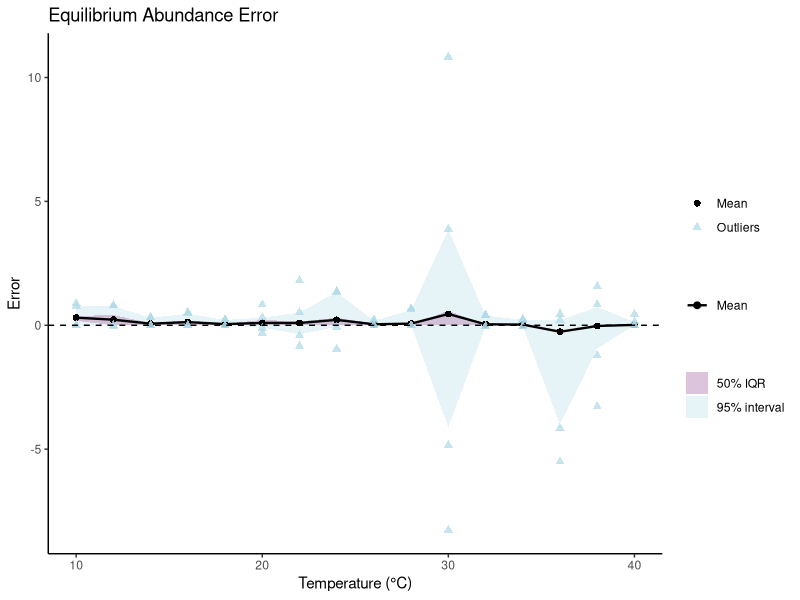
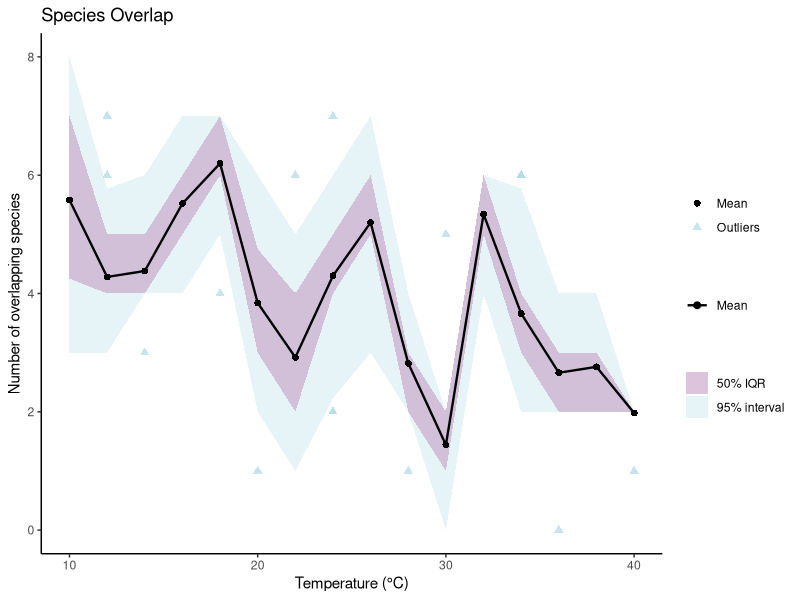
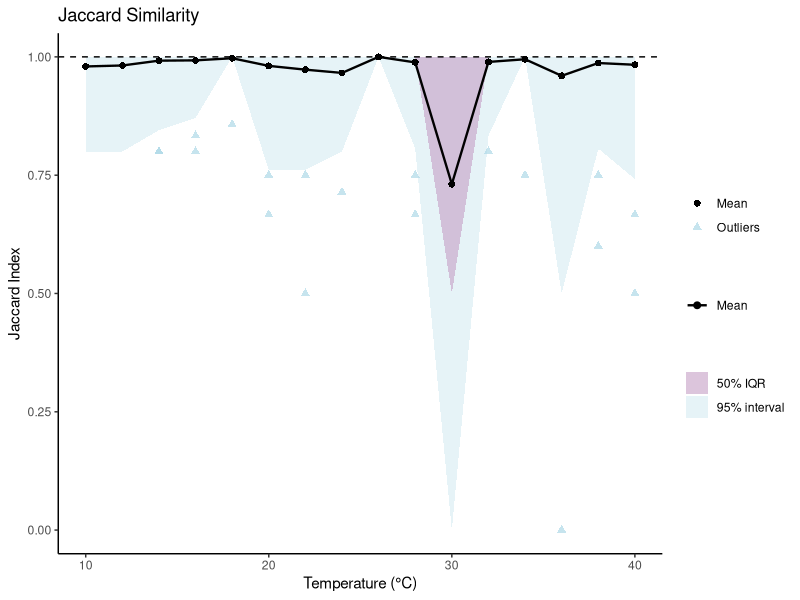
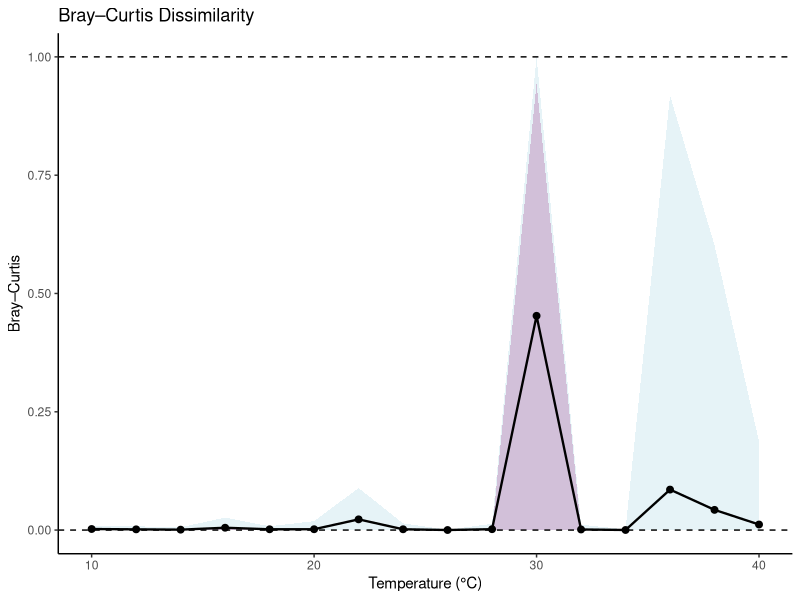
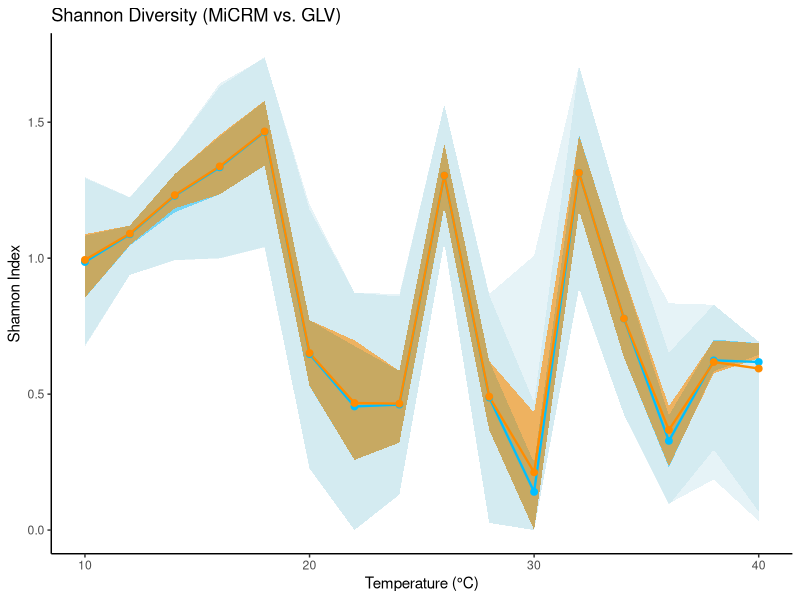

Here is the R script that generated these plots, in order: (Note: this script raises an error after producing the figures.)
install.packages("tidyverse")

library(tidyverse)
library(ggplot2)

setwd("C:/Users/Chan Li/OneDrive - Imperial College London/Third Year/FYP/Code-related/final_year_project/temp_abundance")
getwd()

# ─── 1) Load & preprocess ───────────────────────────────────────────────────
df <- read_csv("output/metrics_N50.csv") %>%
  mutate(T_C = T_K - 273.15)

df_traj <- read_csv("output/traj_N50.csv") %>%
  mutate(T_C = T_K - 273.15)


# Equilibrium abundance error


df_err <- df %>%
  group_by(T_C) %>%
  summarise(
    mean   = mean(ErrEqAb,      na.rm = TRUE),
    p25    = quantile(ErrEqAb, 0.25, na.rm = TRUE),
    p75    = quantile(ErrEqAb, 0.75, na.rm = TRUE),
    low95  = quantile(ErrEqAb, 0.025, na.rm = TRUE),
    high95 = quantile(ErrEqAb, 0.975, na.rm = TRUE)
  ) %>%
  ungroup()

# Identify outliers per T_C
df_out <- df %>%
  group_by(T_C) %>%
  filter(ErrEqAb < quantile(ErrEqAb, 0.025, na.rm = TRUE) |
           ErrEqAb > quantile(ErrEqAb, 0.975, na.rm = TRUE)) %>%
  ungroup()

# Plot with explicit legends
p1 <- ggplot() +
  # 95% interval
  geom_ribbon(data = df_err,
              aes(x = T_C, ymin = low95, ymax = high95, fill = "95% interval"),
              alpha = 0.3) +
  # 50% IQR
  geom_ribbon(data = df_err,
              aes(x = T_C, ymin = p25, ymax = p75, fill = "50% IQR"),
              alpha = 0.6) +
  # Mean line
  geom_line(data = df_err,
            aes(x = T_C, y = mean, color = "Mean"),
            size = 0.8) +
  geom_point(data = df_err,
             aes(x = T_C, y = mean, shape = "Mean", color = "Mean"),
             size = 2) +
  # Outliers
  geom_point(data = df_out,
             aes(x = T_C, y = ErrEqAb, shape = "Outliers"),
             color = "lightblue", size = 2, alpha = 0.7) +
  # Reference line
  geom_hline(yintercept = 0, linetype = "dashed") +
  # Manual scales so we get one legend
  scale_fill_manual(name = "", values = c("50% IQR" = "#c49ec4", "95% interval" = "lightblue")) +
  scale_color_manual(name = "", values = c("Mean" = "black")) +
  scale_shape_manual(name = "", values = c("Mean" = 16, "Outliers" = 17)) +
  theme_classic() +
  labs(
    title = "Equilibrium Abundance Error",
    x     = "Temperature (°C)",
    y     = "Error"
  )

# Display:
print(p1)



# Summarise
df_ov <- df %>%
  group_by(T_C) %>%
  summarise(
    mean   = mean(overlap,      na.rm = TRUE),
    p25    = quantile(overlap, 0.25, na.rm = TRUE),
    p75    = quantile(overlap, 0.75, na.rm = TRUE),
    low95  = quantile(overlap, 0.025, na.rm = TRUE),
    high95 = quantile(overlap, 0.975, na.rm = TRUE)
  ) %>% ungroup()

# Outliers
df_ov_out <- df %>%
  group_by(T_C) %>%
  filter(overlap < quantile(overlap, 0.025, na.rm=TRUE) |
           overlap > quantile(overlap, 0.975, na.rm=TRUE)) %>%
  ungroup()

# Plot
p2 <- ggplot() +
  geom_ribbon(data = df_ov,
              aes(x = T_C, ymin = low95, ymax = high95, fill = "95% interval"),
              alpha = 0.3) +
  geom_ribbon(data = df_ov,
              aes(x = T_C, ymin = p25, ymax = p75, fill = "50% IQR"),
              alpha = 0.6) +
  geom_line(data = df_ov,
            aes(x = T_C, y = mean, color = "Mean"),
            size = 0.8) +
  geom_point(data = df_ov,
             aes(x = T_C, y = mean, shape = "Mean", color = "Mean"),
             size = 2) +
  geom_point(data = df_ov_out,
             aes(x = T_C, y = overlap, shape = "Outliers"),
             color = "lightblue", size = 2, alpha = 0.7) +
  scale_fill_manual(name = "", values = c("50% IQR" = "#c49ec4", "95% interval" = "lightblue")) +
  scale_color_manual(name = "", values = c("Mean" = "black")) +
  scale_shape_manual(name = "", values = c("Mean" = 16, "Outliers" = 17)) +
  theme_classic() +
  labs(
    title = "Species Overlap",
    x     = "Temperature (°C)",
    y     = "Number of overlapping species"
  )
print(p2)



# Summarise
df_j <- df %>%
  group_by(T_C) %>%
  summarise(
    mean   = mean(jaccard,      na.rm = TRUE),
    p25    = quantile(jaccard, 0.25, na.rm = TRUE),
    p75    = quantile(jaccard, 0.75, na.rm = TRUE),
    low95  = quantile(jaccard, 0.025, na.rm = TRUE),
    high95 = quantile(jaccard, 0.975, na.rm = TRUE)
  ) %>% ungroup()

# Outliers
df_j_out <- df %>%
  group_by(T_C) %>%
  filter(jaccard < quantile(jaccard, 0.025, na.rm=TRUE) |
           jaccard > quantile(jaccard, 0.975, na.rm=TRUE)) %>%
  ungroup()

# Plot
p3 <- ggplot() +
  geom_ribbon(data = df_j,
              aes(x = T_C, ymin = low95, ymax = high95, fill = "95% interval"),
              alpha = 0.3) +
  geom_ribbon(data = df_j,
              aes(x = T_C, ymin = p25, ymax = p75, fill = "50% IQR"),
              alpha = 0.6) +
  geom_line(data = df_j,
            aes(x = T_C, y = mean, color = "Mean"),
            size = 0.8) +
  geom_point(data = df_j,
             aes(x = T_C, y = mean, shape = "Mean", color = "Mean"),
             size = 2) +
  geom_point(data = df_j_out,
             aes(x = T_C, y = jaccard, shape = "Outliers"),
             color = "lightblue", size = 2, alpha = 0.7) +
  scale_fill_manual(name = "", values = c("50% IQR" = "#c49ec4", "95% interval" = "lightblue")) +
  scale_color_manual(name = "", values = c("Mean" = "black")) +
  scale_shape_manual(name = "", values = c("Mean" = 16, "Outliers" = 17)) +
  geom_hline(yintercept = 1.0, linetype = "dashed") +
  theme_classic() +
  labs(
    title = "Jaccard Similarity",
    x     = "Temperature (°C)",
    y     = "Jaccard Index"
  )
print(p3)



df_bc <- df %>%
  group_by(T_C) %>%
  summarise(
    mean   = mean(bray_curtis),
    p25    = quantile(bray_curtis, 0.25),
    p75    = quantile(bray_curtis, 0.75),
    low95  = quantile(bray_curtis, 0.025),
    high95 = quantile(bray_curtis, 0.975)
  )

ggplot(df_bc, aes(x = T_C)) +
  geom_ribbon(aes(ymin = low95, ymax = high95),
              fill = "lightblue", alpha = 0.3) +
  geom_ribbon(aes(ymin = p25,  ymax = p75),
              fill = "#c49ec4", alpha = 0.6) +
  geom_line(aes(y = mean), size = 0.8) +
  geom_point(aes(y = mean), size = 2) +
  geom_hline(yintercept = 0, linetype = "dashed") +
  geom_hline(yintercept = 1, linetype = "dashed") +
  theme_classic() +
  labs(
    title = "Bray–Curtis Dissimilarity",
    x     = "Temperature (°C)",
    y     = "Bray–Curtis"
  )


df_sh <- df %>%
  group_by(T_C) %>%
  summarise(
    m_mi    = mean(shannon_mi),
    p25_mi  = quantile(shannon_mi, 0.25),
    p75_mi  = quantile(shannon_mi, 0.75),
    low95_mi= quantile(shannon_mi, 0.025),
    high95_mi=quantile(shannon_mi, 0.975),
    m_lv    = mean(shannon_lv),
    p25_lv  = quantile(shannon_lv, 0.25),
    p75_lv  = quantile(shannon_lv, 0.75),
    low95_lv= quantile(shannon_lv, 0.025),
    high95_lv=quantile(shannon_lv, 0.975)
  )

ggplot(df_sh, aes(x = T_C)) +
  # MiCRM band
  geom_ribbon(aes(ymin = low95_mi, ymax = high95_mi),
              fill = "lightblue", alpha = 0.3) +
  geom_ribbon(aes(ymin = p25_mi,  ymax = p75_mi),
              fill = "#00bfff", alpha = 0.6) +
  # GLV band
  geom_ribbon(aes(ymin = low95_lv, ymax = high95_lv),
              fill = "lightblue", alpha = 0.3) +
  geom_ribbon(aes(ymin = p25_lv,  ymax = p75_lv),
              fill = "#ff8c00", alpha = 0.6) +
  # Lines
  geom_line(aes(y = m_mi), color = "#00bfff", size = 0.8) +
  geom_line(aes(y = m_lv), color = "#ff8c00", size = 0.8) +
  geom_point(aes(y = m_mi), color = "#00bfff", size = 2) +
  geom_point(aes(y = m_lv), color = "#ff8c00", size = 2) +
  theme_classic() +
  labs(
    title = "Shannon Diversity (MiCRM vs. GLV)",
    x     = "Temperature (°C)",
    y     = "Shannon Index",
    color = ""
  )


# Stability overlay
df_stab <- df %>%
  group_by(T_C) %>%
  summarise(
    m_mi    = mean(stab_mi),
    p25_mi  = quantile(stab_mi, 0.25),
    p75_mi  = quantile(stab_mi, 0.75),
    low95_mi= quantile(stab_mi, 0.025),
    high95_mi=quantile(stab_mi, 0.975),
    m_lv    = mean(stab_glv),
    p25_lv  = quantile(stab_glv, 0.25),
    p75_lv  = quantile(stab_glv, 0.75),
    low95_lv= quantile(stab_glv, 0.025),
    high95_lv=quantile(stab_glv, 0.975)
  )

ggplot(df_stab, aes(x = T_C)) +
  geom_ribbon(aes(ymin = low95_mi, ymax = high95_mi),
              fill = "#87cefa", alpha = 0.3) +
  geom_ribbon(aes(ymin = p25_mi,  ymax = p75_mi),
              fill = "#00bfff", alpha = 0.6) +
  geom_ribbon(aes(ymin = low95_lv, ymax = high95_lv),
              fill = "#ffe4b5", alpha = 0.3) +
  geom_ribbon(aes(ymin = p25_lv,  ymax = p75_lv),
              fill = "#ff8c00", alpha = 0.6) +
  geom_line(aes(y = m_mi), color = "#00bfff", size = 0.8) +
  geom_line(aes(y = m_lv), color = "#ff8c00", size = 0.8) +
  geom_point(aes(y = m_mi), color = "#00bfff", size = 2) +
  geom_point(aes(y = m_lv), color = "#ff8c00", size = 2) +
  theme_classic() +
  labs(
    title = "Stability (MiCRM vs. GLV)",
    x     = "Temperature (°C)",
    y     = "Leading Eigenvalue"
  )

# Absolute Stability Error
df_absstab <- df %>%
  group_by(T_C) %>%
  summarise(
    mean   = mean(abs_stab_err),
    p25    = quantile(abs_stab_err, 0.25),
    p75    = quantile(abs_stab_err, 0.75),
    low95  = quantile(abs_stab_err, 0.025),
    high95 = quantile(abs_stab_err, 0.975)
  )

ggplot(df_absstab, aes(x = T_C)) +
  geom_ribbon(aes(ymin = low95, ymax = high95),
              fill = "lightblue", alpha = 0.3) +
  geom_ribbon(aes(ymin = p25,  ymax = p75),
              fill = "#c49ec4", alpha = 0.6) +
  geom_line(aes(y = mean), size = 0.8) +
  geom_point(aes(y = mean), size = 2) +
  theme_classic() +
  labs(
    title = "Absolute Stability Error",
    x     = "Temperature (°C)",
    y     = "Error"
  )


# Reactivity overlay
df_react <- df %>%
  group_by(T_C) %>%
  summarise(
    m_mi    = mean(react_mi),
    p25_mi  = quantile(react_mi, 0.25),
    p75_mi  = quantile(react_mi, 0.75),
    low95_mi= quantile(react_mi, 0.025),
    high95_mi=quantile(react_mi, 0.975),
    m_lv    = mean(react_glv),
    p25_lv  = quantile(react_glv, 0.25),
    p75_lv  = quantile(react_glv, 0.75),
    low95_lv= quantile(react_glv, 0.025),
    high95_lv=quantile(react_glv, 0.975)
  )

ggplot(df_react, aes(x = T_C)) +
  geom_ribbon(aes(ymin = low95_mi, ymax = high95_mi),
              fill = "#87cefa", alpha = 0.3) +
  geom_ribbon(aes(ymin = p25_mi,  ymax = p75_mi),
              fill = "#00bfff", alpha = 0.6) +
  geom_ribbon(aes(ymin = low95_lv, ymax = high95_lv),
              fill = "#ffe4b5", alpha = 0.3) +
  geom_ribbon(aes(ymin = p25_lv,  ymax = p75_lv),
              fill = "#ff8c00", alpha = 0.6) +
  geom_line(aes(y = m_mi), color = "#00bfff", size = 0.8) +
  geom_line(aes(y = m_lv), color = "#ff8c00", size = 0.8) +
  geom_point(aes(y = m_mi), color = "#00bfff", size = 2) +
  geom_point(aes(y = m_lv), color = "#ff8c00", size = 2) +
  theme_classic() +
  labs(
    title = "Reactivity (MiCRM vs. GLV)",
    x     = "Temperature (°C)",
    y     = "Hermitian Leading Eigenvalue"
  )

# Absolute Reactivity Error
df_absreact <- df %>%
  group_by(T_C) %>%
  summarise(
    mean   = mean(abs_react_err),
    p25    = quantile(abs_react_err, 0.25),
    p75    = quantile(abs_react_err, 0.75),
    low95  = quantile(abs_react_err, 0.025),
    high95 = quantile(abs_react_err, 0.975)
  )

ggplot(df_absreact, aes(x = T_C)) +
  geom_ribbon(aes(ymin = low95, ymax = high95),
              fill = "lightblue", alpha = 0.3) +
  geom_ribbon(aes(ymin = p25,  ymax = p75),
              fill = "#c49ec4", alpha = 0.6) +
  geom_line(aes(y = mean), size = 0.8) +
  geom_point(aes(y = mean), size = 2) +
  theme_classic() +
  labs(
    title = "Absolute Reactivity Error",
    x     = "Temperature (°C)",
    y     = "Error"
  )


# Hessian norm
df_hess <- df %>%
  group_by(T_C) %>%
  summarise(
    mean   = mean(hessian_norm),
    p25    = quantile(hessian_norm, 0.25),
    p75    = quantile(hessian_norm, 0.75),
    low95  = quantile(hessian_norm, 0.025),
    high95 = quantile(hessian_norm, 0.975)
  )

ggplot(df_hess, aes(x = T_C)) +
  geom_ribbon(aes(ymin = low95, ymax = high95),
              fill = "lightblue", alpha = 0.3) +
  geom_ribbon(aes(ymin = p25,  ymax = p75),
              fill = "#c49ec4", alpha = 0.6) +
  geom_line(aes(y = mean), size = 0.8) +
  geom_point(aes(y = mean), size = 2) +
  theme_classic() +
  labs(
    title = "Hessian Frobenius Norm",
    x     = "Temperature (°C)",
    y     = "||H||"
  )

# Non-normality
df_nn <- df %>%
  group_by(T_C) %>%
  summarise(
    mean   = mean(non_normality),
    p25    = quantile(non_normality, 0.25),
    p75    = quantile(non_normality, 0.75),
    low95  = quantile(non_normality, 0.025),
    high95 = quantile(non_normality, 0.975)
  )

ggplot(df_nn, aes(x = T_C)) +
  geom_ribbon(aes(ymin = low95, ymax = high95),
              fill = "lightblue", alpha = 0.3) +
  geom_ribbon(aes(ymin = p25,  ymax = p75),
              fill = "#c49ec4", alpha = 0.6) +
  geom_line(aes(y = mean), size = 0.8) +
  geom_point(aes(y = mean), size = 2) +
  theme_classic() +
  labs(
    title = "Matrix Non-normality",
    x     = "Temperature (°C)",
    y     = "||[J, Jᵀ]||"
  )


# Epsilon
df_eps <- df %>%
  group_by(T_C) %>%
  summarise(
    med    = median(epsilon),
    p25    = quantile(epsilon, 0.25),
    p75    = quantile(epsilon, 0.75),
    low95  = quantile(epsilon, 0.025),
    high95 = quantile(epsilon, 0.975)
  )

ggplot(df_eps, aes(x = T_C)) +
  # 95% CI ribbon
  geom_ribbon(aes(ymin = low95, ymax = high95, fill = "95% CI"), alpha = 0.3) +
  # IQR ribbon
  geom_ribbon(aes(ymin = p25, ymax = p75, fill = "IQR"), alpha = 0.6) +
  # Median line and points
  geom_line(aes(y = med, color = "Median"), size = 0.8) +
  geom_point(aes(y = med, color = "Median"), size = 2) +
  # Reference line at 1
  geom_hline(yintercept = 1, linetype = "dashed", color = "grey40") +
  # Custom color/fill scales
  scale_fill_manual(
    name = "Shaded areas",
    values = c(
      "95% CI" = "lightblue",
      "IQR"    = "#c49ec4"
    )
  ) +
  scale_color_manual(
    name = "Line",
    values = c(
      "Median" = "black"  # dark blue for visibility
    )
  ) +
  # Theme and formatting
  theme_classic() +
  labs(
    title = "Consumer-resource timescale separation",
    x     = "Temperature (°C)",
    y     = expression(epsilon)
  ) +
  theme(
    plot.title = element_text(hjust = 0.5, size = 20, face = "bold"),
    axis.title = element_text(size = 16),
    axis.text  = element_text(size = 14),
    legend.title = element_text(size = 14),
    legend.text  = element_text(size = 12),
    legend.position = c(0.75, 0.8),
    legend.background = element_rect(fill = alpha("white", 0.7), color = NA)
  )


# Log10(ε/t_eq)
df_loge <- df %>%
  group_by(T_C) %>%
  summarise(
    mean   = mean(log10_eps_t_eq),
    p25    = quantile(log10_eps_t_eq, 0.25),
    p75    = quantile(log10_eps_t_eq, 0.75),
    low95  = quantile(log10_eps_t_eq, 0.025),
    high95 = quantile(log10_eps_t_eq, 0.975)
  )

ggplot(df_loge, aes(x = T_C)) +
  geom_ribbon(aes(ymin = low95, ymax = high95),
              fill = "lightblue", alpha = 0.3) +
  geom_ribbon(aes(ymin = p25,  ymax = p75),
              fill = "#c49ec4", alpha = 0.6) +
  geom_line(aes(y = mean), size = 0.8) +
  geom_point(aes(y = mean), size = 2) +
  theme_classic() +
  labs(
    title = "Log₁₀(ε / t_eq)",
    x     = "Temperature (°C)",
    y     = "log10(ε / t_eq)"
  )



# timescale separation tauC and tauR 


df_tau <- df %>%
  group_by(T_C) %>%
  summarise(
    medC    = median(tau_C),
    p25C    = quantile(tau_C, 0.25),
    p75C    = quantile(tau_C, 0.75),
    low90C  = quantile(tau_C, 0.05),
    high90C = quantile(tau_C, 0.95),
    
    medR    = median(tau_R),
    p25R    = quantile(tau_R, 0.25),
    p75R    = quantile(tau_R, 0.75),
    low90R  = quantile(tau_R, 0.05),
    high90R = quantile(tau_R, 0.95)
  )

ggplot(df_tau, aes(x = T_C)) +
  # 90% ribbons
  geom_ribbon(aes(ymin = low90C, ymax = high90C, fill = "Consumer 90% CI"), alpha = 0.3) +
  geom_ribbon(aes(ymin = low90R, ymax = high90R, fill = "Resource 90% CI"), alpha = 0.3) +
  # 50% ribbons (IQR)
  geom_ribbon(aes(ymin = p25C, ymax = p75C, fill = "Consumer IQR"), alpha = 0.6) +
  geom_ribbon(aes(ymin = p25R, ymax = p75R, fill = "Resource IQR"), alpha = 0.6) +
  # Median lines
  geom_line(aes(y = medC, color = "Consumer Median"), size = 0.8) +
  geom_line(aes(y = medR, color = "Resource Median"), size = 0.8) +
  geom_point(aes(y = medC, color = "Consumer Median"), size = 2) +
  geom_point(aes(y = medR, color = "Resource Median"), size = 2) +
  scale_fill_manual(
    name = "Shaded Areas",
    values = c(
      "Consumer 90% CI" = "lightblue",
      "Consumer IQR"    = "#c49ec4",      # darker blue
      "Resource 90% CI" = "#ffdd99",      # lighter orange
      "Resource IQR"    = "#cc5500"       # warm orange/brown
    )
  ) +
  scale_color_manual(
    name = "Median Lines",
    values = c(
      "Consumer Median" = "#005288",   # dark steel blue
      "Resource Median" = "#8b4513"    # saddle brown
    )
  ) +
  theme_classic() +
  labs(
    title = "Characteristic Timescales of Consumers and Resources",
    x     = "Temperature (°C)",
    y     = "Characteristic Timescale"
  ) +
  theme(
    plot.title = element_text(hjust = 0.5, size = 20, face = "bold"),
    axis.title = element_text(size = 16),
    axis.text  = element_text(size = 14),
    legend.title = element_text(size = 14),
    legend.text  = element_text(size = 12)
  )

# timescale separation version with only 50% IQR

df_tau <- df %>%
  group_by(T_C) %>%
  summarise(
    medC  = median(tau_C),
    p25C  = quantile(tau_C, 0.25),
    p75C  = quantile(tau_C, 0.75),
    medR  = median(tau_R),
    p25R  = quantile(tau_R, 0.25),
    p75R  = quantile(tau_R, 0.75)
  )

ggplot(df_tau, aes(x = T_C)) +
  # 50% ribbons (IQR only)
  geom_ribbon(aes(ymin = p25C, ymax = p75C, fill = "Consumer IQR"), alpha = 0.6) +
  geom_ribbon(aes(ymin = p25R, ymax = p75R, fill = "Resource IQR"), alpha = 0.6) +
  # Median lines and points
  geom_line(aes(y = medC, color = "Consumer median"), size = 0.8) +
  geom_line(aes(y = medR, color = "Resource median"), size = 0.8) +
  geom_point(aes(y = medC, color = "Consumer median"), size = 2) +
  geom_point(aes(y = medR, color = "Resource median"), size = 2) +
  scale_fill_manual(
    name = "Shaded Areas",
    values = c(
      "Consumer IQR"  = "lightblue",   # muted purple
      "Resource IQR"  = "#cc5500"    # warm orange-brown
    )
  ) +
  scale_color_manual(
    name = "Lines",
    values = c(
      "Consumer median" = "#005288",  # dark steel blue
      "Resource median" = "#8b4513"   # saddle brown
    )
  ) +
  theme_classic() +
  labs(
    title = "Characteristic timescales of consumers and resources",
    x     = "Temperature (°C)",
    y     = "Characteristic timescale"
  ) +
  theme(
    plot.title = element_text(hjust = 0.5, size = 20, face = "bold"),
    axis.title = element_text(size = 16),
    axis.text  = element_text(size = 14),
    legend.title = element_text(size = 14),
    legend.text  = element_text(size = 12),
    legend.position = c(0.75, 0.8),
    legend.background = element_rect(fill = alpha("white", 0.7), color = NA)
  )



df_td <- df_traj %>%
  group_by(T_C) %>%
  summarise(
    mean   = mean(ErrTraj),
    p25    = quantile(ErrTraj, 0.25),
    p75    = quantile(ErrTraj, 0.75),
    low95  = quantile(ErrTraj, 0.025),
    high95 = quantile(ErrTraj, 0.975)
  )

ggplot(df_td, aes(x = T_C)) +
  geom_ribbon(aes(ymin = low95, ymax = high95),
              fill = "lightblue", alpha = 0.3) +
  geom_ribbon(aes(ymin = p25,  ymax = p75),
              fill = "#c49ec4", alpha = 0.6) +
  geom_line(aes(y = mean), size = 0.8) +
  geom_point(aes(y = mean), size = 2) +
  theme_classic() +
  labs(
    title = "Trajectory Deviation",
    x     = "Temperature (°C)",
    y     = "ErrTraj"
  )


